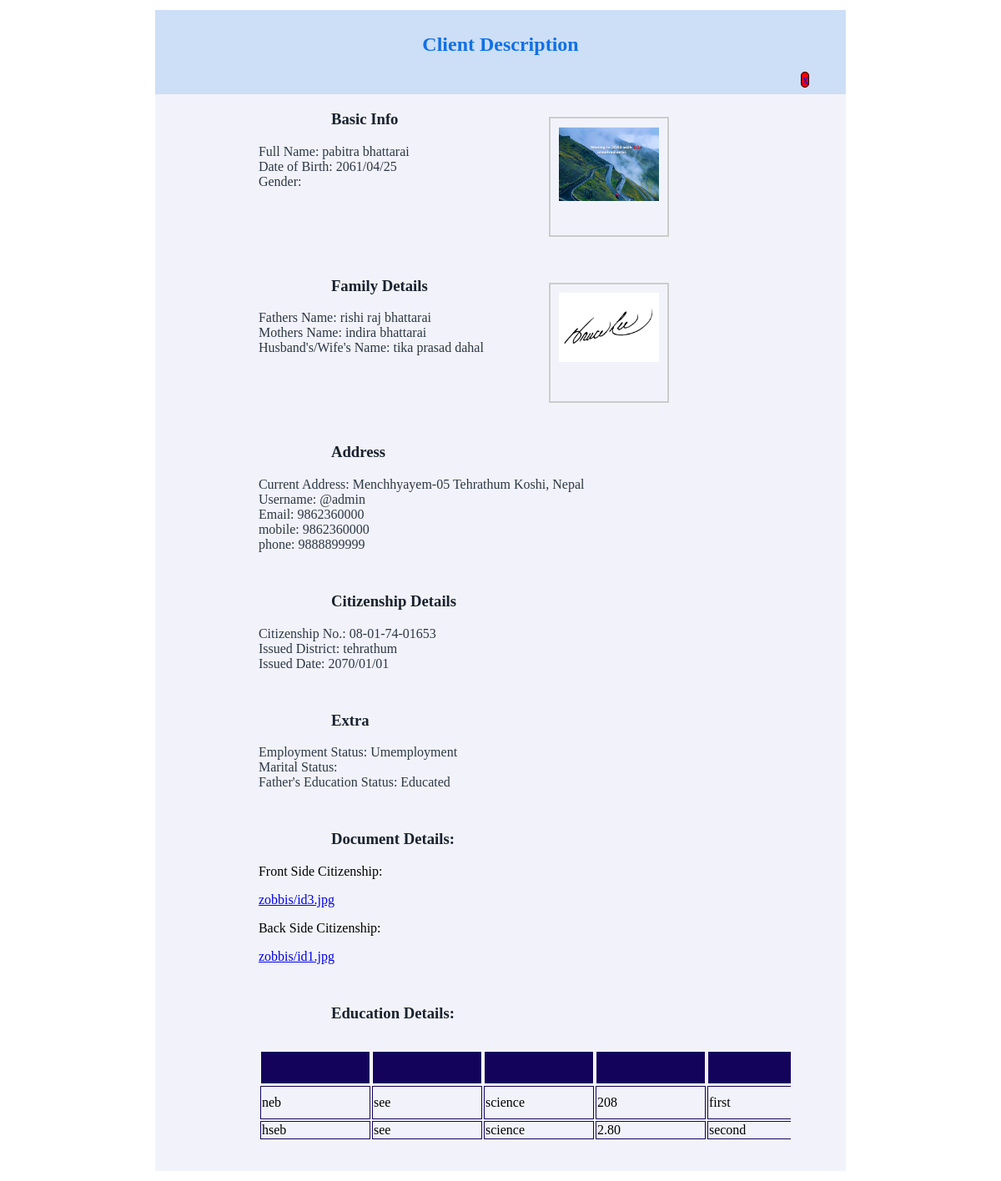
/show-more.php?username=@admin (signed in), run on the app's committed database.
### tables this page shows
CREATE TABLE `clientregistration` (
  `id` int(5) NOT NULL,
  `fname` varchar(50) NOT NULL,
  `mname` varchar(50) NOT NULL,
  `lname` varchar(50) NOT NULL,
  `dob` varchar(10) NOT NULL,
  `gender` varchar(6) NOT NULL,
  `username` varchar(50) NOT NULL,
  `fatherName` varchar(50) NOT NULL,
  `motherName` varchar(50) NOT NULL,
  `spouseName` varchar(50) NOT NULL,
  `email` varchar(50) NOT NULL,
  `mobile` varchar(15) NOT NULL,
  `phone` varchar(15) NOT NULL,
  `nid` varchar(15) NOT NULL,
  `citizenNo` varchar(15) NOT NULL,
  `citizenIssued` varchar(50) NOT NULL,
  `citizenDate` varchar(50) NOT NULL,
  `employment` varchar(20) NOT NULL,
  `marriage` varchar(20) NOT NULL,
  `fatherEducation` varchar(20) NOT NULL,
  `country` varchar(20) NOT NULL,
  `province` varchar(20) NOT NULL,
  `district` varchar(20) NOT NULL,
  `localBody` varchar(50) NOT NULL,
  `ward` varchar(10) NOT NULL,
  `tole` varchar(50) NOT NULL,
  `password` varchar(30) NOT NULL
);

CREATE TABLE `clientdocument` (
  `Id` int(4) NOT NULL,
  `username` varchar(50) NOT NULL,
  `photo` varchar(100) NOT NULL,
  `signature` varchar(100) NOT NULL,
  `frontDocs` varchar(100) NOT NULL,
  `backDocs` varchar(100) NOT NULL
);

CREATE TABLE `clienteducation` (
  `id` int(4) NOT NULL,
  `username` varchar(50) NOT NULL,
  `board` varchar(100) NOT NULL,
  `level` varchar(50) NOT NULL,
  `faculty` varchar(50) NOT NULL,
  `gpa` varchar(10) NOT NULL,
  `grade` varchar(10) NOT NULL,
  `subject` varchar(50) NOT NULL,
  `description` varchar(500) NOT NULL,
  `type` varchar(20) NOT NULL,
  `marksheet` varchar(300) NOT NULL,
  `certificateChar` varchar(300) NOT NULL,
  `certificateEqui` varchar(300) NOT NULL
);

### show-more.php (the view, shortened to what this page needs)
<!doctype html>
<html lang="en">
<head>
    <link href="https:ADMIN Dashboard: (client)//cdn.jsdelivr.net/npm/bootstrap@5.3.0-alpha1/dist/css/bootstrap.min.css"
        rel="stylesheet"
>
    <link rel="stylesheet" href="https://cdnjs.cloudflare.com/ajax/libs/font-awesome/6.2.1/css/all.min.css"
 />
    <link rel="stylesheet" href="./CSS/show.more.css">
</head>
<body>
       <div class="popup-form dashboard-main">
                <div class="modal-header-blue modal-header">
                    <h2 class="modal-title">Client Description</h2>
                <a class="btn btn-danger" <?php echo " href='admin-dashboard-client.php' title='back to main page'" ; ?>>x</a>
                </div>
        <div class="dashboard-main">
            <?php
            include("connection.php");
            if(isset($_GET['username'])){
                $username = $_GET['username'];
            $query=  "SELECT *
            FROM `clientregistration`
            --  INNER JOIN `clienteducation` ON clientregistration.username = clienteducation.username
            INNER JOIN `clientdocument` ON clientregistration.username = clientdocument.username
            Where clientregistration.username = '$username' and clientdocument.username = '$username' ";
            $result = $connection->query($query);
            while($row=$result->fetch_assoc()){
               ?>
            <div class="form-area">
                <div class="dashboard-main">
                    <h3>Basic Info</h3>
                </div>
                <div class="row row-board">
                    <div class="col-4">
                        <div>
                            <label class="form-label">Full Name: <?=$row['fname']; ?> <?=$row['mname']; ?> <?=$row['lname']; ?> </label>
                        </div>
                        <div>
                            <label class="form-label">Date of Birth: <?=$row['dob']; ?>  </label>
                        </div>
                        <div>
                            <label class="form-label">Gender: <?=$row['gender']; ?> </label>
                        </div>
                    </div>
                    <div class="col-3">
                        <div class="image-box">
                        <?php echo "<img src='$row[photo]'; alt='photo' ?> "; ?>
                        </div>
                    </div>
                </div>
                <div class="dashboard-main" style="margin-top: 3rem;">
                    <h3>Family Details</h3>
                </div>
                <div class="row row-board">
                    <div class="col-4">
                        <div>
                            <label class="form-label">Fathers Name: <?=$row['fatherName']; ?> </label>
                        </div>
                        <div>
                            <label class="form-label">Mothers Name: <?=$row['motherName']; ?>  </label>
                        </div>
                        <div>
                            <label class="form-label">Husband's/Wife's Name: <?=$row['spouseName']; ?>  </label>
                        </div>
                    </div>
                    <div class="col-3">
                        <div class="image-box">
                        <?php echo "<img src='$row[signature]'; alt='scanned signature'> "; ?>
                        </div>
                    </div>
                </div>
                <div class="dashboard-main" style="margin-top: 3rem;">
                    <h3>Address</h3>
                </div>
                <div class="row row-board">
                    <div class="col-4">
                        <div>
                            <label class="form-label">Current Address: <?=$row['localBody']; ?>-<?=$row['ward']; ?> <?=$row['district']; ?> <?=$row['province']; ?>, <?=$row['country']; ?>
                         </label>
                        </div>
                        <div>
                            <label class="form-label">Username: <?=$row['username']; ?> </label>
                        </div>
                        <div>
                            <label class="form-label">Email: <?=$row['email']; ?> </label>
                        </div>
                        <div>
                            <label class="form-label">mobile: <?=$row['mobile']; ?> </label>
                        </div>
                        <div>
                            <label class="form-label">phone: <?=$row['phone']; ?> </label>
                        </div>
                    </div>
                </div>
                <div class="dashboard-main" style="margin-top: 3rem;">
                    <h3>Citizenship Details</h3>
                </div>
                <div class="row row-board">
                    <div class="col-3">
                        <label class="form-label">Citizenship No.: <?=$row['citizenNo']; ?>  </label>
                    </div>
                    <div class="col-3">
                        <label class="form-label">Issued District: <?=$row['citizenIssued']; ?>  </label>
                    </div>
                    <div class="col-3">
                        <label class="form-label">Issued Date: <?=$row['citizenDate']; ?>  </label>
                    </div>
                </div>
                <div class="dashboard-main" style="margin-top: 3rem;">
                    <h3>Extra</h3>
                </div>
                <div class="row row-board">
                    <div class="col-3">
                        <label class="form-label">Employment Status: <?=$row['employment']; ?>  </label>
                    </div>
                    <div class="col-3">
                        <div class="radio-label">
                            <label class="form-label">Marital Status: <?=$row['marriage']; ?> </label>
                        </div>
                    </div>
                    <div class="col-3">
                        <label class="form-label">Father's Education Status: <?=$row['fatherEducation']; ?> </label>
                    </div>
                </div>
                  <div class="dashboard-main" style="margin-top: 3rem;">
                    <h3>Document Details:</h3>
                </div>
                <div class="row row-board">
                    <div class="col-4">
                        <p>Front Side Citizenship: </p>
                        <div class="citizenship" style="color: blue;"><a href="<?=$row['frontDocs']; ?>"><?=$row['frontDocs']; ?></a></div>
                    </div>
                    <div class="col-4">
                        <p>Back Side Citizenship:</p>
                        <div class="citizenship" style="color: blue;"> <a href="<?=$row['backDocs']; ?>"><?=$row['backDocs']; ?></a></div>
                    </div>
                </div>
                <?php
                }
            }
                ?>
                <div class="dashboard-main" style="margin-top: 3rem;">
                    <h3>Education Details:</h3>
                </div>
                <div class="table-container">
                    <table class="table">
                        <thead>
                            <tr role="row">
                                <th colspan="1" role="columnheader" title="Toggle ShortBy"
                                    style="cursor: pointer;">
                                </th>
                                <th colspan="1" role="columnheader" title="Toggle ShortBy"
                                    style="cursor: pointer;">
                                </th>
                                <th colspan="1" role="columnheader" title="Toggle ShortBy"
                                    style="cursor: pointer;">
                                </th>
                                <th colspan="1" role="columnheader" title="Toggle ShortBy"
                                    style="cursor: pointer;">
                                </th>
                                <th colspan="1" role="columnheader" title="Toggle ShortBy"
                                    style="cursor: pointer;">
                                </th>
                            </tr>
                        </thead>
                        <tbody>
                        <?php
                         if(isset($_GET['username'])){
                            $username = $_GET['username'];
                         $sql ="SELECT * FROM `clienteducation` WHERE username='$username' ";
                         $result = $connection->query($sql);
                         while($row=$result->fetch_assoc()){
                            ?>
                        <tr>
                            <td><?=$row['board'];?></td>
                            <td><?=$row['level'];?></td>
                            <td><?=$row['faculty'];?></td>
                            <td><?=$row['gpa'];?></td>
                            <td><?=$row['grade'];?></td>
                        </tr>
                        <?php
                         }
                        }
                        ?>
                        </tbody>
                    </table>
                </div>
            </div>
            <div class="row">
                <div class = col-3>
                <a class="btn btn-danger" <?php echo " href='admin-dashboard-client.php' title='back to main page'" ; ?>> Show Less</a>
                    </div>
        </div>
    </div>
</body>
</html>

### CSS/show.more.css (style rules this page uses)
.dashboard-main { height: 100%; width: 70%; margin: 1% 15%; background-color: rgb(242, 243, 250); }
h3 { color: rgba(1, 11, 23, 0.9); }
.btn-danger { border-radius: 8px; margin-top: 10px; margin-bottom: 10rem; height: 10px; width: 20px; margin-left: 90%; text-decoration : none; border: 1px solid black; background-color: red; }
.modal-header-blue { color: #1071e5; background-color: rgba(16, 113, 229, .16); border-bottom: #cfe4ff; justify-content: center; text-align: center; text-size-adjust: large; padding: 1%; margin-left: 0%; }
.image-box { border: 2px solid #ccc; padding: 10px; width: 120px; height: 120px; overflow: hidden; margin-top: -15%; margin-left: 60%; }
.image-box img { display: block; max-width: 100%; height: auto; }
.table-container { margin-top: 2rem; overflow-x: auto; width: 110%; }
.form-label { color: #2c3745; }
table { table-layout: fixed; width: 100%; }
thead { background-color: rgb(19, 3, 91); color: white; }
th, td { flex: 2 2 auto; width: 8rem; overflow: hidden; }
th { border: 1px solid white; }
td { border: 1px solid rgb(19, 3, 91); }

### data on the page
clientregistration: fname "pabitra", lname "bhattarai", dob "2061/04/25", fatherName "rishi raj bhattarai", motherName "indira bhattarai", spouseName "tika prasad dahal", clientdocument.signature (picture), localBody "Menchhyayem", ward "05", district "Tehrathum", province "Koshi", country "Nepal", clientdocument.username "@admin", email "9862360000", mobile "9862360000", phone "9888899999", citizenNo "08-01-74-01653", citizenIssued "tehrathum", citizenDate "2070/01/01", employment "Umemployment", fatherEducation "Educated", clientdocument.frontDocs "zobbis/id3.jpg", clientdocument.backDocs "zobbis/id1.jpg"
clienteducation: board "neb", level "see", faculty "science", gpa "208", grade "first"
clienteducation: board "hseb", level "see", faculty "science", gpa "2.80", grade "second"
